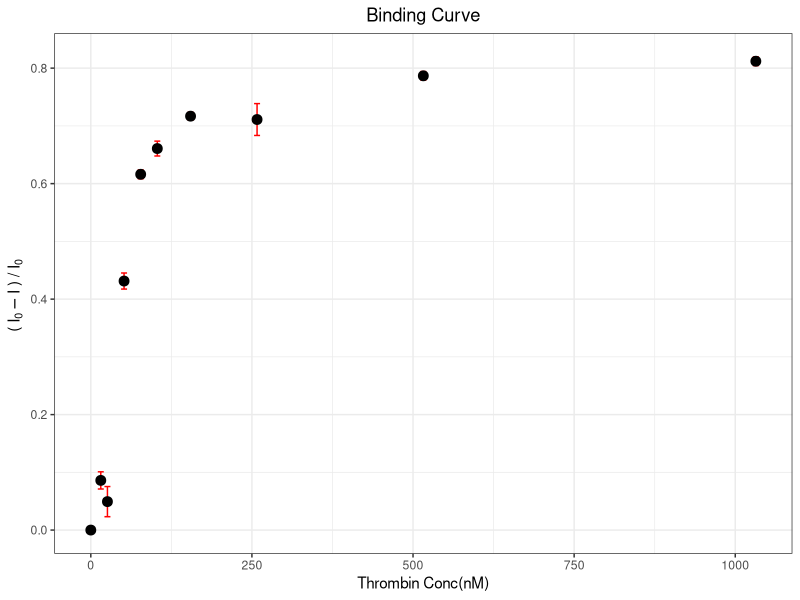
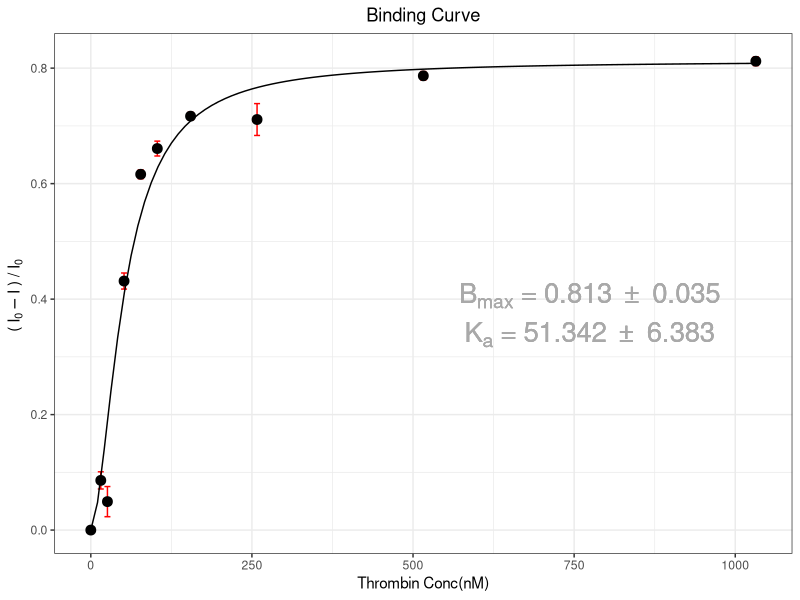

Here is the R script that generated these plots, in order:
#load libraries for analysis
library(ggplot2)
library(dplyr)
library(readxl)

#Set plot label variables
x_axis_label <- "Thrombin Conc(nM)"
y_axis_label <- bquote("("~I[0]-I~") /"~I[0]~"")
plot_title <- "Binding Curve"

#set n value (figure out how to do this automatically later)
n_value <- 1.7394


#import dataset as dataframe: plot_data
#thrombin_conc is in nM, change_y is ((Io-I)/Io), SEM is std error on the mean
plot_data <- read_excel("APCE_data_8_12_2020.xlsx", 
                        sheet = "Import")


#find min and max x and y values
max_x <- max(plot_data$thrombin_conc)
min_x <- min(plot_data$thrombin_conc)
max_y <- max(plot_data$change_y)
min_y <- min(plot_data$change_y)

#set number of points in best fit line
fit_line_points <- 100

#create simple plot of the data with error bars
p <- ggplot(data = plot_data) +
  geom_errorbar(aes(x = thrombin_conc,
                    ymax = change_y + SEM,
                    ymin = change_y - SEM), color = "red") +
  geom_point(aes(x = thrombin_conc, y = change_y), size = 3) +
  labs(title = plot_title,
       x = x_axis_label,
       y = y_axis_label) +
  theme_bw() +
  theme(plot.title = element_text(hjust = 0.5))

#show the plot
p


#Hill equation
#K is Ka, B is Bmax (Kd is 1/Ka)
Hill <- change_y ~ (B * (thrombin_conc ^ n_value)) / ((K ^ n_value) + (thrombin_conc ^ n_value))


#non linear least squares fit with hill equation, print data
#automatically starts B and K as 1
nls_binding_fit <- nls(Hill, plot_data)
fit_results <- coef(summary(nls_binding_fit))
print(fit_results)

#save coefficients as variables (figure out how to get errors from this table as variables)
B_max <- fit_results[1,1]
K_a <- fit_results[2,1]

K_a_error <- fit_results[2,2]
B_max_error <- fit_results[1,2]

#calculate Kd
K_d <- 1 / K_a
K_d_error <- 1 / K_a_error #check if this is correct

  
#create fit data frame (make these match the data plot in the future)
fit_df <- data.frame(x=seq(from = min_x, to = max_x, length.out = fit_line_points))
fit_df$y <- (B_max * (fit_df$x ^ n_value)) / ((K_a ^ n_value) + (fit_df$x ^ n_value))


#make label
#Bmax_string <- expression(paste(B[`max`], " = "))
#line_1 <- paste(Bmax_string, round(B_max, 2))
Bmax_string <- bquote(B[max]~"="~.(round(B_max, 3))~""%+-%""~.(round(B_max_error, 3)))
Ka_string <- bquote(K[a]~"="~.(round(K_a, 3))~""%+-%""~.(round(K_a_error, 3)))


#Add fit line to plot and show constants (show plot)
p_fit <- p + geom_line(data = fit_df, aes(x = x, y = y)) +
  annotate("text", x = (max_x - (max_x/4)),
           y = (max_y - (max_y/2)),
           label = Bmax_string, size = 7, color = "dark gray") +
  annotate("text", x = (max_x - (max_x/4)),
           y = (max_y - (7/12)*max_y),
           label = Ka_string, size = 7, color = "dark gray")
p_fit



